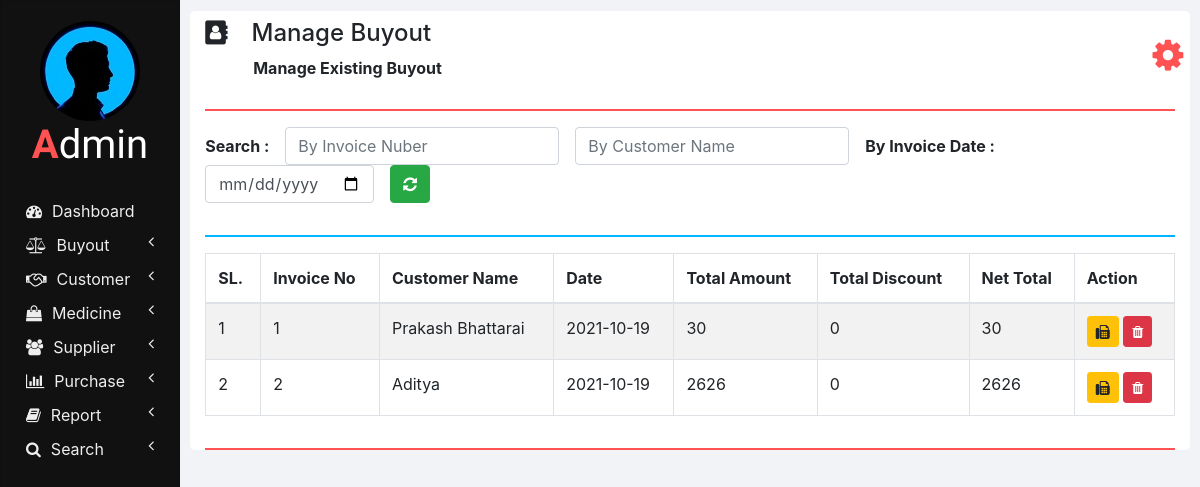
Page /manage_invoice.php on the committed database.
### tables this page shows
CREATE TABLE `invoices` (
  `INVOICE_ID` int(11) NOT NULL,
  `NET_TOTAL` double NOT NULL DEFAULT 0,
  `INVOICE_DATE` date NOT NULL DEFAULT current_timestamp(),
  `CUSTOMER_ID` int(11) NOT NULL,
  `TOTAL_AMOUNT` double NOT NULL,
  `TOTAL_DISCOUNT` double NOT NULL
);

CREATE TABLE `customers` (
  `ID` int(11) NOT NULL,
  `NAME` varchar(20) NOT NULL,
  `CONTACT_NUMBER` varchar(10) NOT NULL,
  `ADDRESS` varchar(100) NOT NULL,
  `DOCTOR_NAME` varchar(20) NOT NULL,
  `DOCTOR_ADDRESS` varchar(100) NOT NULL
);

### php/manage_invoice.php (the view, shortened to what this page needs)
<?php
  function showInvoices() {
    require "db_connection.php";
    if($con) {
      $seq_no = 0;
      $query = "SELECT * FROM invoices INNER JOIN customers ON invoices.CUSTOMER_ID = customers.ID";
      $result = mysqli_query($con, $query);
      while($row = mysqli_fetch_array($result)) {
        $seq_no++;
        showInvoiceRow($seq_no, $row);
      }
    }
  }
  function showInvoiceRow($seq_no, $row) {
    ?>
    <tr>
      <td><?php echo $seq_no; ?></td>
      <td><?php echo $row['INVOICE_ID']; ?></td>
      <td><?php echo $row['NAME']; ?></td>
      <td><?php echo $row['INVOICE_DATE']; ?></td>
      <td><?php echo $row['TOTAL_AMOUNT']; ?></td>
      <td><?php echo $row['TOTAL_DISCOUNT']; ?></td>
      <td><?php echo $row['NET_TOTAL']; ?></td>
      <td>
        <button class="btn btn-warning btn-sm" onclick="printInvoice(<?php echo $row['INVOICE_ID']; ?>);">
          <i class="fa fa-fax"></i>
        </button>
        <button class="btn btn-danger btn-sm" onclick="deleteInvoice(<?php echo $row['INVOICE_ID']; ?>);">
          <i class="fa fa-trash"></i>
        </button>
      </td>
    </tr>
    <?php
  }
    ?>

### css/sidenav.css (style rules this page uses)
body { background-color: #f1f3f6; }
.sidenav { width: 15%; height: 100vh; background-color: #222222; position: fixed; z-index: 1; flex: 1 0 auto; }
.card { width: 100%; height: 100%; top: 0; border-radius: 0; background-color: #111111; }
.logo .logo-caption { font-family: 'Poiret One', cursive; color: #ffffff; text-align: center; margin-bottom: 25px; }
.logo .profile { margin-left: 50%; border-radius: 50%; transform: translate(-50%); }
.logo .tweak { color: #ff5252; font-weight: bold; }
.main-menu-item { padding: 5px 5px; cursor: pointer; }
.main-menu-item > a { color: #eeeeee; text-decoration: none; font-size: 16px; }
.main-menu-item > a > span { margin-left: 10px; }

### css/home.css (style rules this page uses)
html, body { height: 100vh; }

### rows in the picture
invoices: seq_no "1", INVOICE_ID "1", CUSTOMER_ID.NAME "Prakash Bhattarai", INVOICE_DATE "2021-10-19", TOTAL_AMOUNT "30", TOTAL_DISCOUNT "0", NET_TOTAL "30"
invoices: seq_no "2", INVOICE_ID "2", CUSTOMER_ID.NAME "Aditya", INVOICE_DATE "2021-10-19", TOTAL_AMOUNT "2626", TOTAL_DISCOUNT "0", NET_TOTAL "2626"

### other values in the picture
$heading "Manage Buyout"
$sub_heading "Manage Existing Buyout"
